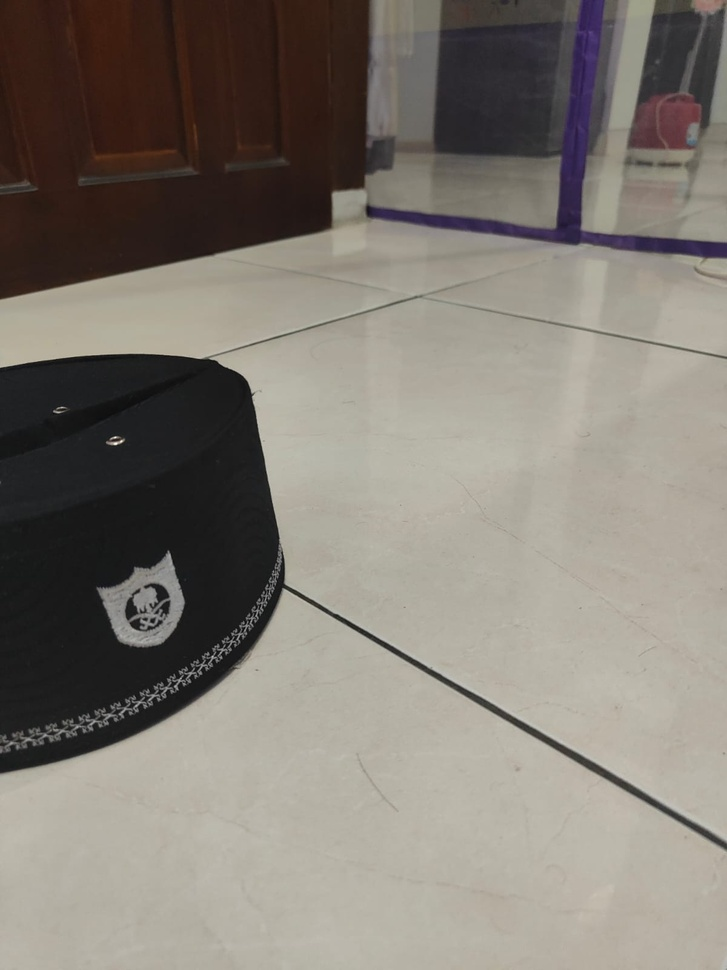
#> input picture images/img1.jpeg, 727 x 970 px, shrunk from 1200 x 1600 before the run
$ python compare_sift_orb.py
#> lines starting #> are read from the running program, lines starting #| are printed output that depends on the picture
import cv2
import numpy as np
import os
import pandas as pd
import time

# Setup
os.makedirs("outputs", exist_ok=True)

img1 = cv2.imread("images/img1.jpeg")
#> img1 is the input picture: shape (970, 727, 3); mean B, G, R 115.6, 123.8, 129.9
img2 = cv2.imread("images/img2.jpeg")
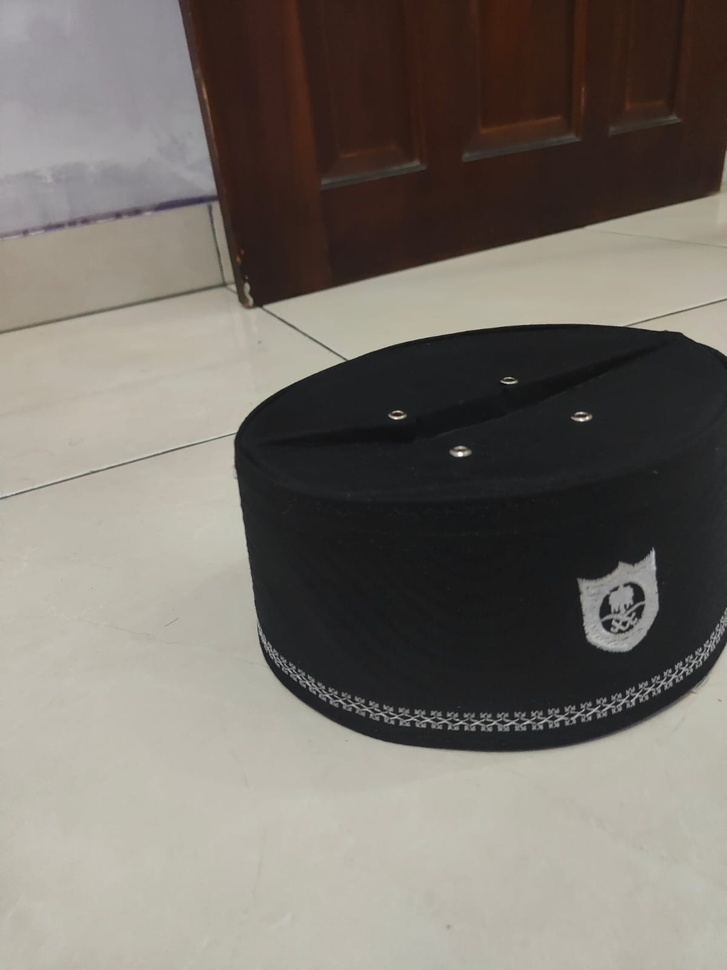
#> input picture images/img2.jpeg, 727 x 970 px, shrunk from 1200 x 1600 before the run
#> img2 is the input picture: shape (970, 727, 3); mean B, G, R 106.7, 113.7, 119.2

gray1 = cv2.cvtColor(img1, cv2.COLOR_BGR2GRAY)
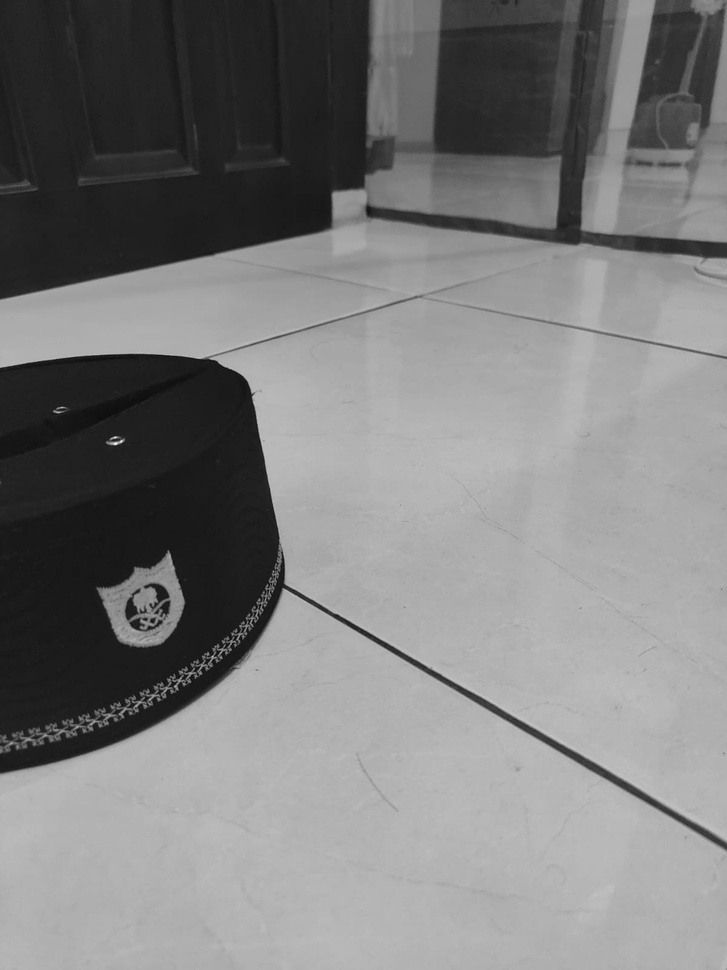
#> gray1: shape (970, 727); min 8, max 252, mean 124.7
gray2 = cv2.cvtColor(img2, cv2.COLOR_BGR2GRAY)

# Matching Function
def compare_method(name, detector):

#> called with name = 'SIFT'
    start = time.time()

    kp1, des1 = detector.detectAndCompute(gray1, None)
#> kp1 = 477 keypoints; strongest (x, y, size): (115, 443, 2.4), (121, 441, 1.9), (336, 616, 3.9), (152, 620, 3.1)
    kp2, des2 = detector.detectAndCompute(gray2, None)
#> kp2 = 635 keypoints; strongest (x, y, size): (460, 454, 3.5), (581, 420, 2.7), (396, 418, 2.2), (587, 418, 2.3)

    if name == "ORB":
        bf = cv2.BFMatcher(cv2.NORM_HAMMING)
    else:
        bf = cv2.BFMatcher()

    matches = bf.knnMatch(des1, des2, k=2)
#> matches = 477 matches

    good = []
    for m, n in matches:
        if m.distance < 0.75 * n.distance:
            good.append(m)
#> after the loop, good = 120 matches

    inlier_ratio = 0
    mask = None

    if len(good) > 4:
        src_pts = np.float32([kp1[m.queryIdx].pt for m in good]).reshape(-1,1,2)
#> src_pts = 120 rows, first 8: [11.25, 742.9], [17.4, 747.1], [19.42, 740.6], [24.81, 746.4], [25.19, 183.4], [28.88, 743.2], [34.23, 743.9], [35.81, 737.2]
        dst_pts = np.float32([kp2[m.trainIdx].pt for m in good]).reshape(-1,1,2)
#> dst_pts = 120 rows, first 8: [461, 722.3], [465.9, 728.1], [469.3, 722], [473.1, 729], [415.7, 163.1], [428.3, 724], [433.1, 726.4], [485.9, 722.5]
        H, mask = cv2.findHomography(src_pts, dst_pts, cv2.RANSAC, 5.0)
#> H = [[0.843, -0.221, 611], [0.104, 1.04, -61.67], [-0.00017, -1.31e-05, 1]]; mask = 120 values, max 1 at index 0, min 0 at index 4, mean 0.717

        if mask is not None:
            inlier_ratio = sum(mask.ravel()) / len(good)
#> inlier_ratio = 0.717

    end = time.time()

    # Save Keypoints Visualization
    img1_kp = cv2.drawKeypoints(img1, kp1, None)
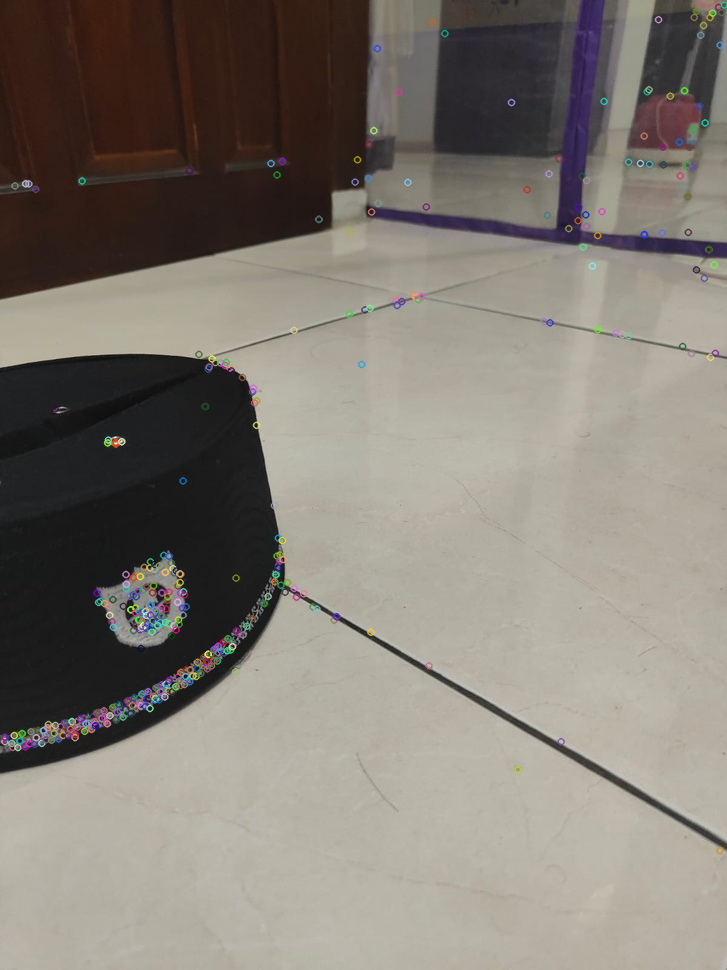
#> img1_kp: shape (970, 727, 3); mean B, G, R 116.1, 124.3, 130.4
    img2_kp = cv2.drawKeypoints(img2, kp2, None)
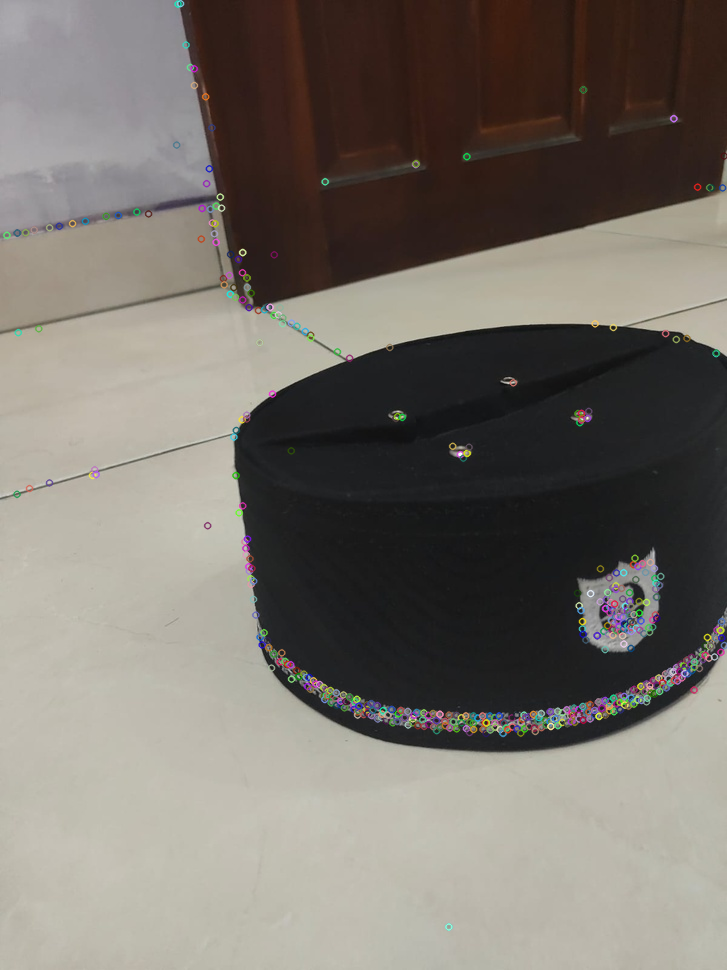
#> img2_kp: shape (970, 727, 3); mean B, G, R 107.2, 114.2, 119.8

    cv2.imwrite(f"outputs/{name}_keypoints_img1.png", img1_kp)
    cv2.imwrite(f"outputs/{name}_keypoints_img2.png", img2_kp)

    # Save Matching Image
    draw_params = dict(
        matchColor=(0,255,0),
        matchesMask=mask.ravel().tolist() if mask is not None else None,
        flags=2
    )
#> draw_params = 3 items

    match_img = cv2.drawMatches(img1, kp1, img2, kp2, good, None, **draw_params)
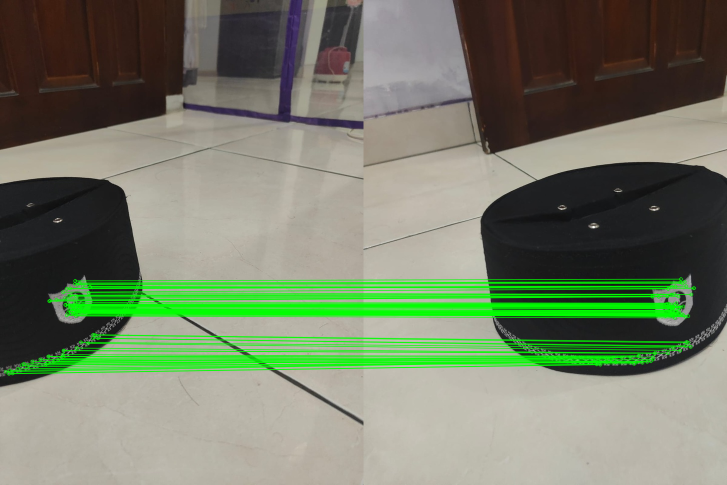
#> match_img: shape (970, 1454, 3) (shown at 1/2 size); mean B, G, R 103.3, 126.8, 116
    cv2.imwrite(f"outputs/{name}_matching.png", match_img)

    return {
        "Method": name,
        "Keypoints Img1": len(kp1),
        "Keypoints Img2": len(kp2),
        "Good Matches": len(good),
        "Inlier Ratio": round(inlier_ratio,3),
        "Time (s)": round(end-start,3)
    }

# Initialize Detectors
sift = cv2.SIFT_create()
orb = cv2.ORB_create(nfeatures=1000)

# Run Comparison
results = []
results.append(compare_method("SIFT", sift))
results.append(compare_method("ORB", orb))
#> call 2 of compare_method, with name = 'ORB'
#> in compare_method (call 2), `kp1, des1 = detector.detectAndCompute(gray1, None)`: kp1 = 1000 keypoints; strongest (x, y, size): (212, 656, 31), (175, 685, 31), (116, 439, 37.2), (286, 587, 64.3)
#> in compare_method (call 2), `kp2, des2 = detector.detectAndCompute(gray2, None)`: kp2 = 992 keypoints; strongest (x, y, size): (460, 455, 37.2), (460, 452, 31), (461, 455, 31), (459, 455, 44.6)
#> in compare_method (call 2), `matches = bf.knnMatch(des1, des2, k=2)`: matches = 1000 matches
#> after the loop in compare_method (call 2), `for m, n in matches:`: good = 131 matches
#> in compare_method (call 2), `src_pts = np.float32([kp1[m.queryIdx].pt for m in good]).reshape(-1,1,2)`: src_pts = 131 rows, first 8: [247, 626], [218, 652], [226, 647], [186, 682], [198, 670], [180, 678], [118, 437], [149, 626]
#> in compare_method (call 2), `dst_pts = np.float32([kp2[m.trainIdx].pt for m in good]).reshape(-1,1,2)`: dst_pts = 131 rows, first 8: [662.4, 682.6], [554.4, 717.6], [688, 666], [630, 703], [658, 687], [579.6, 711.6], [584, 413], [619, 630]
#> in compare_method (call 2), `H, mask = cv2.findHomography(src_pts, dst_pts, cv2.RANSAC, 5.0)`: H = [[0.759, -0.197, 609], [-0.00661, 1.07, -63.6], [-0.000317, 2.32e-05, 1]]; mask = 131 values, max 1 at index 2, min 0 at index 0, mean 0.672
#> in compare_method (call 2), `inlier_ratio = sum(mask.ravel()) / len(good)`: inlier_ratio = 0.672
#> in compare_method (call 2), `match_img = cv2.drawMatches(img1, kp1, img2, kp2, good, None, **draw_p..`:
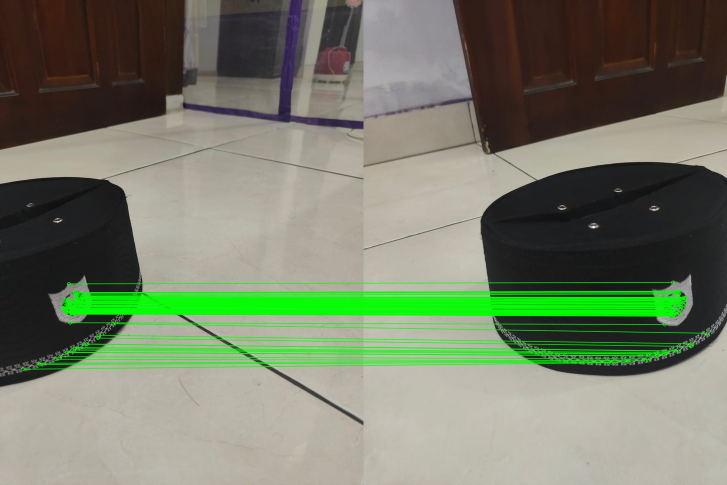
#> match_img: shape (970, 1454, 3) (shown at 1/2 size); mean B, G, R 104.6, 125.8, 117.5

df = pd.DataFrame(results)
#> df = table of 2 rows and 6 columns
df.to_csv("outputs/comparison_results.csv", index=False)

print("\nFINAL COMPARISON")
print(df)
#|   Method  Keypoints Img1  Keypoints Img2  Good Matches  Inlier Ratio  Time (s)
#| 0   SIFT             477             635           120         0.717     0.612
#| 1    ORB            1000             992           131         0.672     0.035
